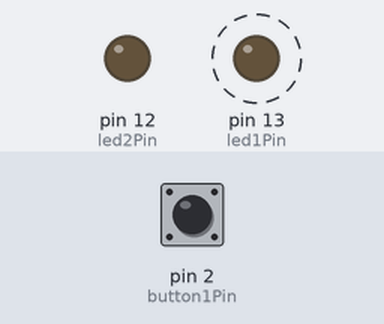
Simulated run of this sketch. Board: Arduino Uno, built with avr-gcc and run on an emulated ATmega328P. On the bench: output pins drawn as LEDs (lit = HIGH). Dashed ring = blinking. Inputs (shaded band) come from the test bench; at power-on: pin 2 (button1Pin) LOW.

Above: at 0.87 s.
1.3 s: pin 2 (button1Pin) pulled HIGH for 1 s
At 3.12 s:
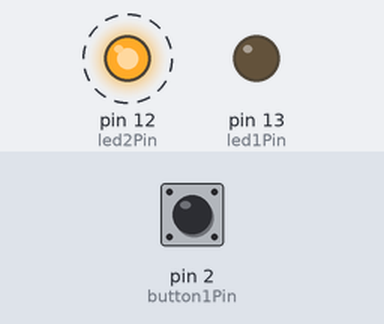
5.3 s: pin 2 (button1Pin) pulled HIGH for 3.2 s
At 9.37 s:
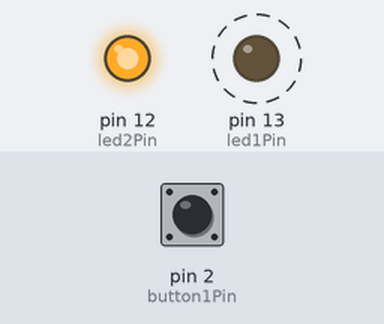
10.0 s: pin 2 (button1Pin) pulled HIGH for 1 s
Timing chart, 0 to 20.0 s (numbered marks = the images above; inputs shaded):
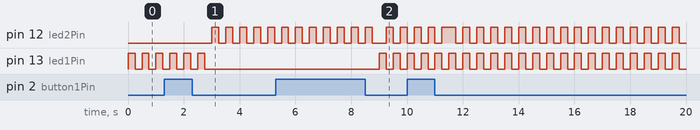

The sketch:

toggleSwitch_timeDebounce_function-modes.ino
```cpp
//definitions to give names to different LED MODES
#define LIGHTS_OFF 0
#define FLASH_FIRST 1
#define FLASH_SECOND 2
#define FLIP_FLOP 3
#define FLASH_BOTH 4

//global varibles for output leds//
//led output pins
const int led1Pin = 13;
const int led2Pin = 12;

//the the desired LED MODE
int ledMode = 0;

//global variables for buttons and debounce//
//button pin numbers
const int button1Pin = 2;

//tracks the previous readings of the buttons
int button1LastRead = 1;

//tracks the stable button state independent of the buttonRead
int button1State = 1;

//tracks the time when the button state changes
uint32_t button1DebounceTime;

void setup() {
  pinMode(led1Pin, OUTPUT);
  pinMode(led2Pin, OUTPUT);
  pinMode(button1Pin, INPUT);
}


void loop() {
  //call the buttonDB function to read the button and filter the signal
  buttonDB(button1Pin);

  //toggle the led Modes
  if (ledMode == LIGHTS_OFF) {
    lightsOff();
  } else if (ledMode == FLASH_FIRST) {
    flashFirstLed();
  } else if (ledMode == FLASH_SECOND) {
    flashSecondLed();
  } else if (ledMode == FLIP_FLOP) {
    flipFlopLeds();
  } else if (ledMode == FLASH_BOTH) {
    flashBothLeds();
  }

}

//FUNCTION PROTOTYPES//
void buttonDB(int buttonPin) {
  //read the button into the a local variable
  int button1Read = digitalRead(buttonPin);

  //is the button read different from last read?
  if (button1Read != button1LastRead) {
    //if so set debounceStart to the current time in ms
    button1DebounceTime = millis();
  }

  //calculate how long it has been since the last change
  int button1PressTime = millis() - button1DebounceTime;

  //is presstime is greater than threshold?
  if (button1PressTime >= 2) {
    //if so is the reading different than the last stable button state?
    if (button1Read != button1State) {
      //if so, make the stable state match the reading
      button1State = button1Read;
      //if the stable state is low after a successful debounce
      if (button1State == 0) {
        //increment the mode of the LED
        ledMode += 1;
        //if the ledmode is higher than 3 send it back to 0
        if (ledMode > 4) {
          ledMode = 0;
        }
      }
    }
  }
  //save the current button read for next time
  button1LastRead = button1Read;
}

void flashBothLeds() {
  digitalWrite(led1Pin, HIGH);
  digitalWrite(led2Pin, HIGH);
  delay(250);
  digitalWrite(led1Pin, LOW);
  digitalWrite(led2Pin, LOW);
  delay(250);
}

void flipFlopLeds() {
  digitalWrite(led1Pin, HIGH);
  digitalWrite(led2Pin, LOW);
  delay(250);
  digitalWrite(led1Pin, LOW);
  digitalWrite(led2Pin, HIGH);
  delay(250);
}

void flashFirstLed() {
  digitalWrite(led1Pin, HIGH);
  delay(250);
  digitalWrite(led1Pin, LOW);
  delay(250);
}

void flashSecondLed() {
  digitalWrite(led2Pin, HIGH);
  delay(250);
  digitalWrite(led2Pin, LOW);
  delay(250);
}

void lightsOff() {
  digitalWrite(led1Pin, LOW);
  digitalWrite(led2Pin, LOW);
}
```

Measured:
- after the input at 1.3 s, pin 12 (led2Pin): alternates HIGH for 0.25 s and LOW for 0.25 s, starting after 1.7 s; pin 13 (led1Pin): goes on until 2.8 s, then stays LOW
- after the input at 5.3 s, pin 13 (led1Pin): alternates HIGH for 0.25 s and LOW for 0.25 s, starting after 3.7 s
- by itself, pin 13 (led1Pin): alternates HIGH for 0.25 s and LOW for 0.25 s
